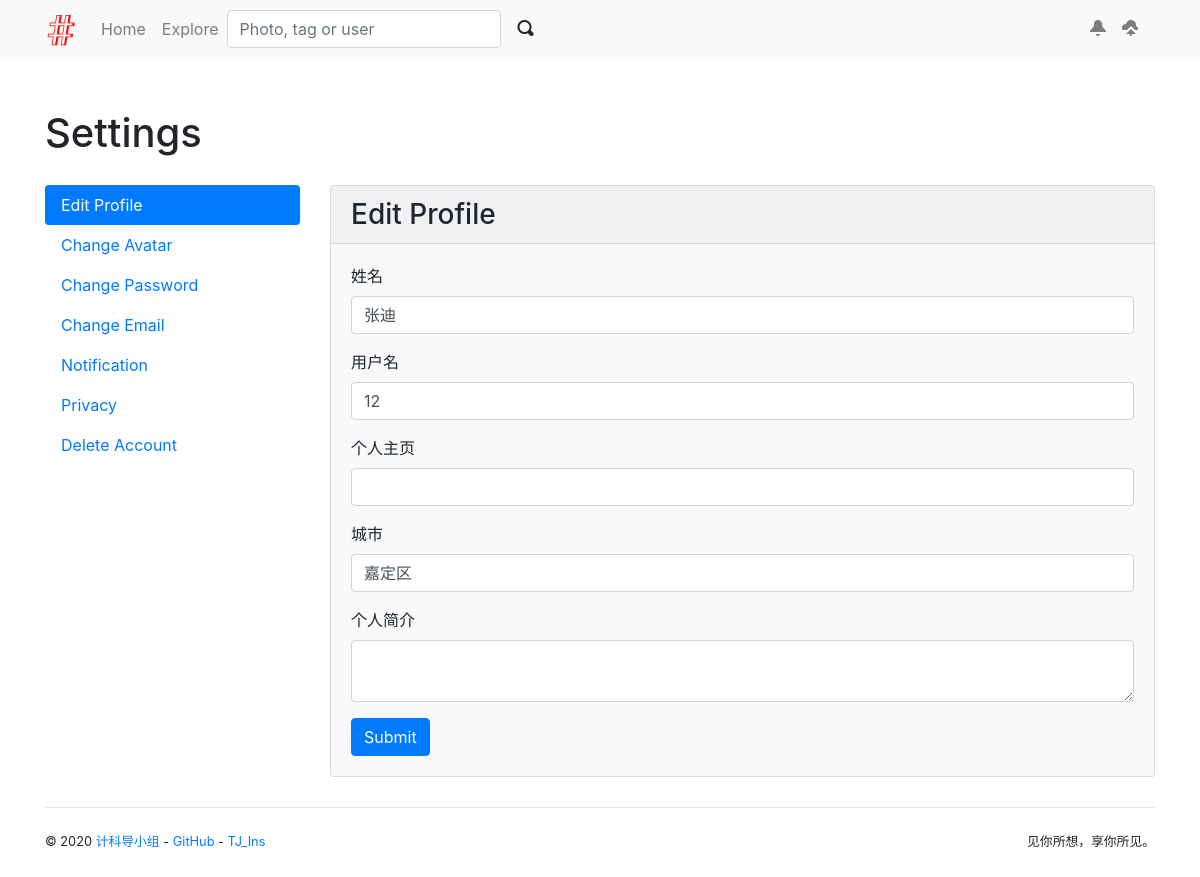
The app's page /user/settings/profile (signed in) with its own data.
### TJ_Ins/models.py (models this page shows, shortened)
class User(db.Model, UserMixin):
    id = db.Column(db.Integer, primary_key=True)
    username = db.Column(db.String(20), unique=True, index=True)
    email = db.Column(db.String(254), unique=True, index=True)
    password_hash = db.Column(db.String(128))
    name = db.Column(db.String(30))
    website = db.Column(db.String(255))
    bio = db.Column(db.String(120))
    location = db.Column(db.String(50))
    member_since = db.Column(db.DateTime, default=datetime.utcnow)
    confirmed = db.Column(db.Boolean, default=False)
    locked = db.Column(db.Boolean, default=False)
    active = db.Column(db.Boolean, default=True)
    avatar_s = db.Column(db.String(64))
    avatar_m = db.Column(db.String(64))
    avatar_l = db.Column(db.String(64))
    following = db.relationship('Follow', foreign_keys=[Follow.follower_id], back_populates='follower',
                                lazy='dynamic', cascade='all')
    followers = db.relationship('Follow', foreign_keys=[Follow.followed_id], back_populates='followed',
                                lazy='dynamic', cascade='all')
    photos = db.relationship('Photo', back_populates='author', cascade='all')
    comments = db.relationship('Comment', back_populates='author', cascade='all')
    collections = db.relationship('Collect', back_populates='collector', cascade='all')
    notifications = db.relationship('Notification', back_populates='receiver', cascade='all')
    photos = db.relationship('Photo', back_populates='author', cascade='all')
    @property
    def is_active(self):
        return self.active

### TJ_Ins/blueprints/user.py (the view, shortened to what this page needs)
@user_bp.route('/settings/profile', methods=['GET', 'POST'])
@login_required
def edit_profile():
    form = EditProfileForm()
    form.name.data = current_user.name
    form.username.data = current_user.username
    form.bio.data = current_user.bio
    form.website.data = current_user.website
    form.location.data = current_user.location
    return render_template('user/settings/edit_profile.html', form=form)

### TJ_Ins/forms/user.py (shortened to what this page needs)
class EditProfileForm(FlaskForm):
    name = StringField('姓名', validators=[DataRequired(), Length(1, 30)])
    username = StringField('用户名', validators=[DataRequired(),
                                              Length(1, 20),
                                              Regexp('^[a-zA-Z0-9\u4e00-\u9fa5]*$', message='用户名只能包含中文字符、字母大小写与数字')])
    website = StringField('个人主页', validators=[Optional(), Length(0, 255)])
    location = StringField('城市', validators=[Optional(), Length(0, 50)])
    bio = TextAreaField('个人简介', validators=[Optional(), Length(0, 120)])
    submit = SubmitField()

### TJ_Ins/extensions.py (called while the page is built)
@login_manager.user_loader
def load_user(user_id):
    from TJ_Ins.models import User
    user = User.query.get(int(user_id))
    return user

### TJ_Ins/templates/user/settings/edit_profile.html (shortened to what this page needs)
{% extends 'user/settings/base.html' %}
{% from 'bootstrap/form.html' import render_form %}
{% block setting_content %}
    <div class="card w-100 bg-light">
        <h3 class="card-header">Edit Profile</h3>
        <div class="card-body">
            {{ render_form(form) }}
        </div>
    </div>
{% endblock %}

### TJ_Ins/templates/user/settings/base.html
{% extends 'base.html' %}
{% from 'bootstrap/form.html' import render_form %}
{% from 'bootstrap/nav.html' import render_nav_item %}
{% block content %}
    <div class="page-header">
        <h1>Settings</h1>
    </div>
    <div class="row">
        <div class="col-md-3">
            <div class="nav nav-pills flex-column" role="tablist" aria-orientation="vertical">
                {{ render_nav_item('user.edit_profile', 'Edit Profile') }}
                {{ render_nav_item('user.change_avatar', 'Change Avatar') }}
                {{ render_nav_item('user.change_password', 'Change Password') }}
                {{ render_nav_item('user.change_email_request', 'Change Email') }}
                {{ render_nav_item('user.notification_setting', 'Notification') }}
                {{ render_nav_item('user.privacy_setting', 'Privacy') }}
                {{ render_nav_item('user.delete_account', 'Delete Account') }}
            </div>
        </div>
        <div class="col-md-9">
            {% block setting_content %}{% endblock %}
        </div>
    </div>
{% endblock %}

### TJ_Ins/templates/base.html (shortened to what this page needs)
{% from 'bootstrap/nav.html' import render_nav_item %}
<!DOCTYPE html>
<html lang="en">
<head>
    {% block head %}
        {% block styles %}
            <link rel="stylesheet" href="{{ url_for('static', filename='css/bootstrap.min.css') }}">
            <link rel="stylesheet" href="{{ url_for('static', filename='open-iconic/font/css/open-iconic-bootstrap.css') }}">
            <link rel="stylesheet" href="{{ url_for('static', filename='css/style.css') }}">
        {% endblock styles %}
    {% endblock head %}
</head>
<body>
{% block navbar %}
    <nav class="navbar navbar-expand-lg navbar-light bg-light">
        <div class="container">
            <a class="navbar-brand" href="{{ url_for('main.index') }}">
                <img src="{{ url_for('static', filename='favicon.ico') }}" alt="Albumy">
            </a>
            <div class="collapse navbar-collapse" id="navbarColor01">
                <div class="navbar-nav mr-auto">
                    {{ render_nav_item('main.index', 'Home') }}
                    {{ render_nav_item('main.explore', 'Explore') }}
                    <form class="form-inline my-2 my-lg-0" action="#">
                        <input type="text" name="q" class="form-control mr-sm-1" placeholder="Photo, tag or user"
                               required>
                        <button class="btn btn-light my-2 my-sm-0" type="submit">
                            <span class="oi oi-magnifying-glass"></span>
                        </button>
                    </form>
                </div>
                <div class="navbar-nav ml-auto">
                {% if current_user.is_authenticated %}
                    <a class="nav-item nav-link" href="#">
                        <span class="oi oi-bell"></span>
                    </a>
                    <a class="nav-item nav-link" href="{{ url_for('main.upload') }}" title="Upload">
                        <span class="oi oi-cloud-upload"></span>&nbsp;&nbsp;
                    </a>
                {% else %}
                    <a class="btn btn-outline-primary" href="{{ url_for('auth.login') }}">Login</a>&nbsp;&nbsp;
                    <a class="btn btn-primary" href="{{ url_for('auth.register') }}">Join Albumy</a>
                {% endif %}
                </div>
            </div>
        </div>
    </nav>
{% endblock %}
<main>
    <div class="container">
        {% block content %}
        {% endblock %}
        {% block footer %}
            <footer>
                <p class="float-left">
                    <small>&copy; 2020
                        <a href="www.baidu.com" >计科导小组</a> -
                        <a href="https://github.com/DinoMax00/SX-CS-Web" title="Fork me on GitHub">GitHub</a> -
                        <a href="#" title="A TJ_Ins project">TJ_Ins</a>
                    </small>
                </p>
                <p class="float-right">
                    <small>见你所想，享你所见。</small>
                </p>
            </footer>
        {% endblock %}
    </div>
</main>
</body>
</html>

### TJ_Ins/static/css/style.css (style rules this page uses)
.page-header { padding-top: 20px; padding-bottom: 20px; }
nav { margin-bottom: 30px; }
footer { margin: 30px 0; padding: 20px 0; border-top: 1px solid #e5e5e5; }

### records on screen
User: name "张迪", username "12", location "嘉定区"

### other values on screen
{{ render_nav_item('main.index', 'Home') }} "Home"
{{ render_nav_item('main.explore', 'Explore') }} "Explore"
{{ render_nav_item('user.edit_profile', 'Edit Profile') }} "Edit Profile"
{{ render_nav_item('user.change_avatar', 'Change Avatar') }} "Change Avatar"
{{ render_nav_item('user.change_password', 'Change Password') }} "Change Password"
{{ render_nav_item('user.change_email_request', 'Change Email') }} "Change Email"
{{ render_nav_item('user.notification_setting', 'Notification') }} "Notification"
{{ render_nav_item('user.privacy_setting', 'Privacy') }} "Privacy"
{{ render_nav_item('user.delete_account', 'Delete Account') }} "Delete Account"
